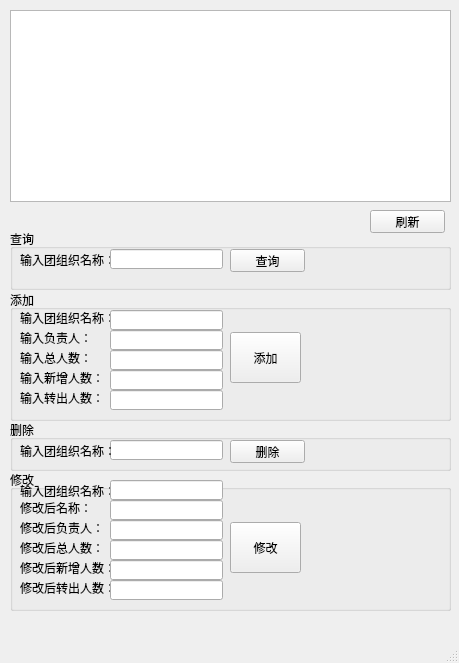
<?xml version="1.0" encoding="UTF-8"?>
<ui version="4.0">
 <class>MainWindow</class>
 <widget class="QMainWindow" name="MainWindow">
  <property name="geometry">
   <rect>
    <x>0</x>
    <y>0</y>
    <width>459</width>
    <height>663</height>
   </rect>
  </property>
  <property name="windowTitle">
   <string>管理团组织</string>
  </property>
  <widget class="QWidget" name="centralwidget">
   <widget class="QTableWidget" name="tableWidget">
    <property name="geometry">
     <rect>
      <x>10</x>
      <y>10</y>
      <width>441</width>
      <height>192</height>
     </rect>
    </property>
   </widget>
   <widget class="QGroupBox" name="groupBox">
    <property name="geometry">
     <rect>
      <x>10</x>
      <y>229</y>
      <width>441</width>
      <height>61</height>
     </rect>
    </property>
    <property name="title">
     <string>查询</string>
    </property>
    <widget class="QLabel" name="label">
     <property name="geometry">
      <rect>
       <x>10</x>
       <y>20</y>
       <width>91</width>
       <height>21</height>
      </rect>
     </property>
     <property name="text">
      <string>输入团组织名称：</string>
     </property>
    </widget>
    <widget class="QLineEdit" name="find">
     <property name="geometry">
      <rect>
       <x>100</x>
       <y>20</y>
       <width>113</width>
       <height>20</height>
      </rect>
     </property>
    </widget>
    <widget class="QPushButton" name="findButton">
     <property name="geometry">
      <rect>
       <x>220</x>
       <y>20</y>
       <width>75</width>
       <height>23</height>
      </rect>
     </property>
     <property name="text">
      <string>查询</string>
     </property>
    </widget>
   </widget>
   <widget class="QGroupBox" name="groupBox_2">
    <property name="geometry">
     <rect>
      <x>10</x>
      <y>290</y>
      <width>441</width>
      <height>131</height>
     </rect>
    </property>
    <property name="title">
     <string>添加</string>
    </property>
    <widget class="QLabel" name="label_2">
     <property name="geometry">
      <rect>
       <x>10</x>
       <y>20</y>
       <width>91</width>
       <height>16</height>
      </rect>
     </property>
     <property name="text">
      <string>输入团组织名称：</string>
     </property>
    </widget>
    <widget class="QLineEdit" name="addname">
     <property name="geometry">
      <rect>
       <x>100</x>
       <y>20</y>
       <width>113</width>
       <height>20</height>
      </rect>
     </property>
    </widget>
    <widget class="QPushButton" name="add">
     <property name="geometry">
      <rect>
       <x>220</x>
       <y>42</y>
       <width>71</width>
       <height>51</height>
      </rect>
     </property>
     <property name="text">
      <string>添加</string>
     </property>
    </widget>
    <widget class="QLabel" name="label_3">
     <property name="geometry">
      <rect>
       <x>10</x>
       <y>40</y>
       <width>91</width>
       <height>16</height>
      </rect>
     </property>
     <property name="text">
      <string>输入负责人：</string>
     </property>
    </widget>
    <widget class="QLineEdit" name="addleader">
     <property name="geometry">
      <rect>
       <x>100</x>
       <y>40</y>
       <width>113</width>
       <height>20</height>
      </rect>
     </property>
    </widget>
    <widget class="QLabel" name="label_4">
     <property name="geometry">
      <rect>
       <x>10</x>
       <y>60</y>
       <width>91</width>
       <height>16</height>
      </rect>
     </property>
     <property name="text">
      <string>输入总人数：</string>
     </property>
    </widget>
    <widget class="QLineEdit" name="addtotal">
     <property name="geometry">
      <rect>
       <x>100</x>
       <y>60</y>
       <width>113</width>
       <height>20</height>
      </rect>
     </property>
    </widget>
    <widget class="QLabel" name="label_5">
     <property name="geometry">
      <rect>
       <x>10</x>
       <y>80</y>
       <width>91</width>
       <height>16</height>
      </rect>
     </property>
     <property name="text">
      <string>输入新增人数：</string>
     </property>
    </widget>
    <widget class="QLineEdit" name="addnew">
     <property name="geometry">
      <rect>
       <x>100</x>
       <y>80</y>
       <width>113</width>
       <height>20</height>
      </rect>
     </property>
    </widget>
    <widget class="QLabel" name="label_6">
     <property name="geometry">
      <rect>
       <x>10</x>
       <y>100</y>
       <width>91</width>
       <height>16</height>
      </rect>
     </property>
     <property name="text">
      <string>输入转出人数：</string>
     </property>
    </widget>
    <widget class="QLineEdit" name="addquit">
     <property name="geometry">
      <rect>
       <x>100</x>
       <y>100</y>
       <width>113</width>
       <height>20</height>
      </rect>
     </property>
    </widget>
   </widget>
   <widget class="QGroupBox" name="groupBox_3">
    <property name="geometry">
     <rect>
      <x>10</x>
      <y>420</y>
      <width>441</width>
      <height>51</height>
     </rect>
    </property>
    <property name="title">
     <string>删除</string>
    </property>
    <widget class="QPushButton" name="delete_2">
     <property name="geometry">
      <rect>
       <x>220</x>
       <y>20</y>
       <width>75</width>
       <height>23</height>
      </rect>
     </property>
     <property name="text">
      <string>删除</string>
     </property>
    </widget>
    <widget class="QLineEdit" name="delname">
     <property name="geometry">
      <rect>
       <x>100</x>
       <y>20</y>
       <width>113</width>
       <height>20</height>
      </rect>
     </property>
    </widget>
    <widget class="QLabel" name="label_7">
     <property name="geometry">
      <rect>
       <x>10</x>
       <y>20</y>
       <width>91</width>
       <height>21</height>
      </rect>
     </property>
     <property name="text">
      <string>输入团组织名称：</string>
     </property>
    </widget>
   </widget>
   <widget class="QGroupBox" name="groupBox_4">
    <property name="geometry">
     <rect>
      <x>10</x>
      <y>470</y>
      <width>441</width>
      <height>141</height>
     </rect>
    </property>
    <property name="title">
     <string>修改</string>
    </property>
    <widget class="QLabel" name="label_8">
     <property name="geometry">
      <rect>
       <x>10</x>
       <y>30</y>
       <width>91</width>
       <height>16</height>
      </rect>
     </property>
     <property name="text">
      <string>修改后名称：</string>
     </property>
    </widget>
    <widget class="QLineEdit" name="aftername">
     <property name="geometry">
      <rect>
       <x>100</x>
       <y>30</y>
       <width>113</width>
       <height>20</height>
      </rect>
     </property>
    </widget>
    <widget class="QPushButton" name="change">
     <property name="geometry">
      <rect>
       <x>220</x>
       <y>52</y>
       <width>71</width>
       <height>51</height>
      </rect>
     </property>
     <property name="text">
      <string>修改</string>
     </property>
    </widget>
    <widget class="QLabel" name="label_9">
     <property name="geometry">
      <rect>
       <x>10</x>
       <y>50</y>
       <width>91</width>
       <height>16</height>
      </rect>
     </property>
     <property name="text">
      <string>修改后负责人：</string>
     </property>
    </widget>
    <widget class="QLineEdit" name="afterleader">
     <property name="geometry">
      <rect>
       <x>100</x>
       <y>50</y>
       <width>113</width>
       <height>20</height>
      </rect>
     </property>
    </widget>
    <widget class="QLabel" name="label_10">
     <property name="geometry">
      <rect>
       <x>10</x>
       <y>70</y>
       <width>91</width>
       <height>16</height>
      </rect>
     </property>
     <property name="text">
      <string>修改后总人数：</string>
     </property>
    </widget>
    <widget class="QLineEdit" name="aftertotal">
     <property name="geometry">
      <rect>
       <x>100</x>
       <y>70</y>
       <width>113</width>
       <height>20</height>
      </rect>
     </property>
    </widget>
    <widget class="QLabel" name="label_11">
     <property name="geometry">
      <rect>
       <x>10</x>
       <y>90</y>
       <width>91</width>
       <height>16</height>
      </rect>
     </property>
     <property name="text">
      <string>修改后新增人数：</string>
     </property>
    </widget>
    <widget class="QLineEdit" name="afteradd">
     <property name="geometry">
      <rect>
       <x>100</x>
       <y>90</y>
       <width>113</width>
       <height>20</height>
      </rect>
     </property>
    </widget>
    <widget class="QLabel" name="label_12">
     <property name="geometry">
      <rect>
       <x>10</x>
       <y>110</y>
       <width>91</width>
       <height>16</height>
      </rect>
     </property>
     <property name="text">
      <string>修改后转出人数：</string>
     </property>
    </widget>
    <widget class="QLineEdit" name="afterquit">
     <property name="geometry">
      <rect>
       <x>100</x>
       <y>110</y>
       <width>113</width>
       <height>20</height>
      </rect>
     </property>
    </widget>
    <widget class="QLabel" name="label_13">
     <property name="geometry">
      <rect>
       <x>10</x>
       <y>10</y>
       <width>91</width>
       <height>21</height>
      </rect>
     </property>
     <property name="text">
      <string>输入团组织名称：</string>
     </property>
    </widget>
    <widget class="QLineEdit" name="before">
     <property name="geometry">
      <rect>
       <x>100</x>
       <y>10</y>
       <width>113</width>
       <height>20</height>
      </rect>
     </property>
    </widget>
   </widget>
   <widget class="QPushButton" name="pushButton">
    <property name="geometry">
     <rect>
      <x>370</x>
      <y>210</y>
      <width>75</width>
      <height>23</height>
     </rect>
    </property>
    <property name="text">
     <string>刷新</string>
    </property>
   </widget>
  </widget>
  <widget class="QMenuBar" name="menubar">
   <property name="geometry">
    <rect>
     <x>0</x>
     <y>0</y>
     <width>459</width>
     <height>23</height>
    </rect>
   </property>
  </widget>
  <widget class="QStatusBar" name="statusbar"/>
 </widget>
 <resources/>
 <connections/>
</ui>
